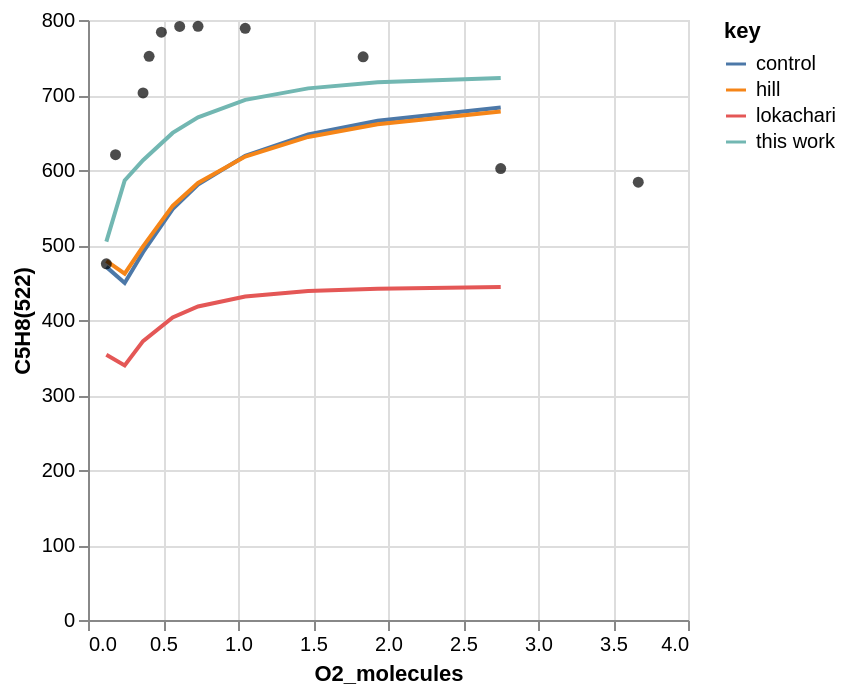
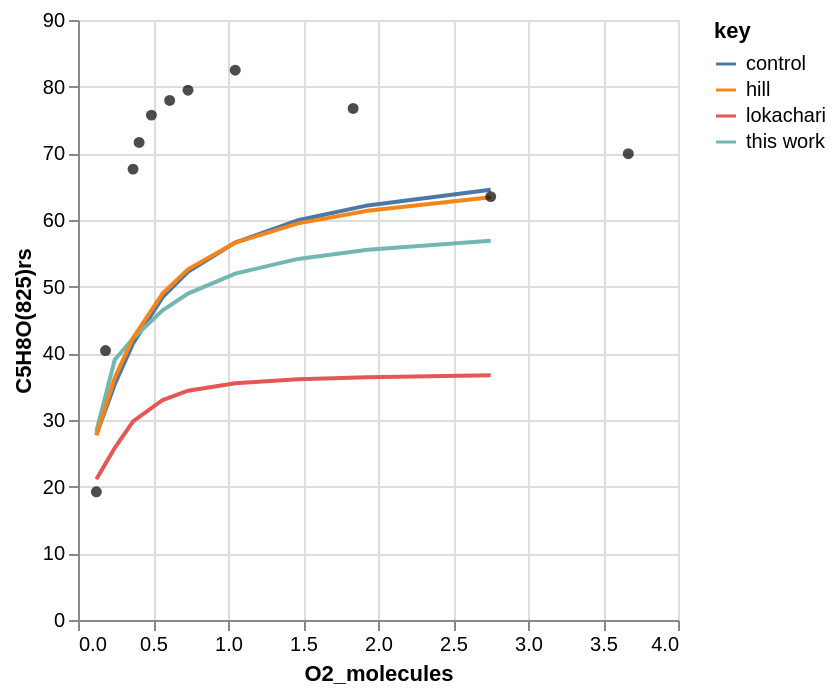
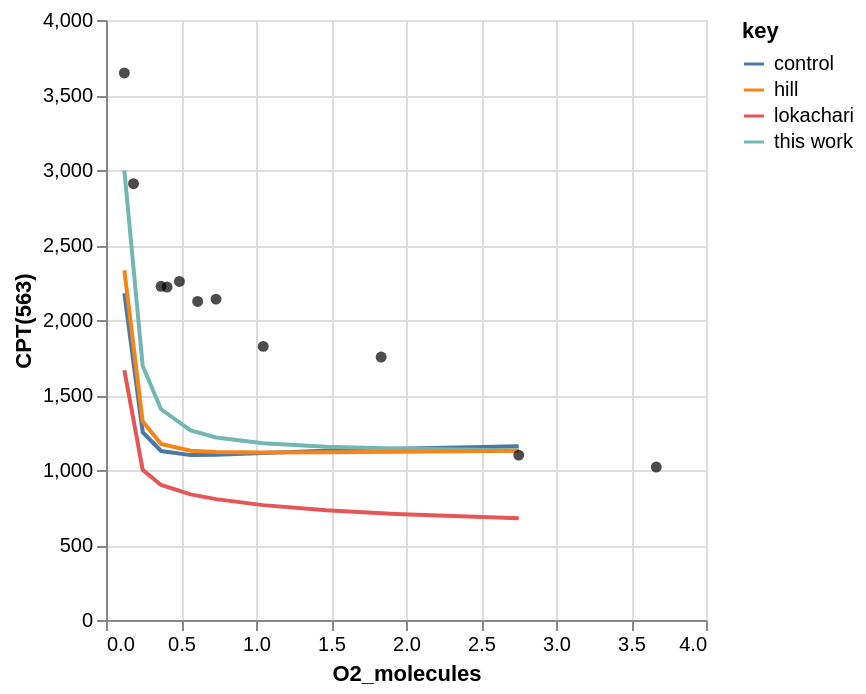
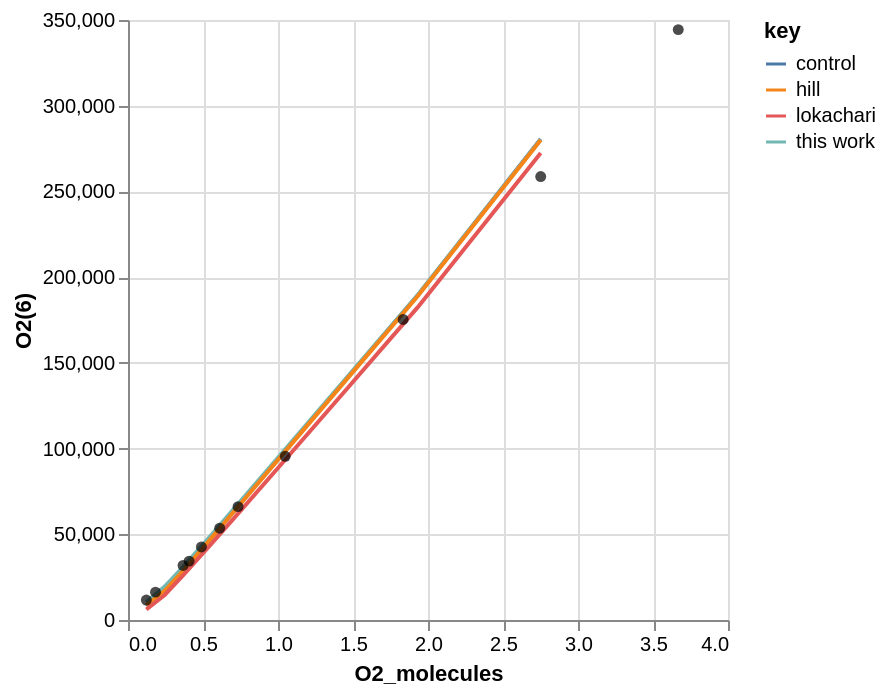

The notebook cell these images were saved under, in order:
### Code cell
# Plot
charts = workflow.plot_simulation(
    tag=tag,
    root_path=root_path,
    x_col="O2_molecules",
    line_source_=["hill", "lokachari"],
    point_source="experiment",
)
for chart in charts:
    chart.show()

### Figure 1 — Vega-Lite specification as saved in the notebook (floating-point values rounded to 4 significant figures)
{"config": {"view": {"continuousWidth": 300, "continuousHeight": 300}}, "layer": [{"data": {"name": "data-a7e45d13346bc51f202dd18ba94b058b"}, "mark": {"type": "line"}, "encoding": {"color": {"field": "key", "type": "nominal"}, "x": {"field": "O2_molecules", "type": "quantitative"}, "y": {"field": "value", "title": "C5H8(522)", "type": "quantitative"}}, "transform": [{"fold": ["control", "this work", "hill", "lokachari"]}]}, {"data": {"name": "data-ffe75d1cbd0aaee013379dd4e82dccaa"}, "mark": {"type": "circle"}, "encoding": {"color": {"value": "black"}, "x": {"field": "O2_molecules", "type": "quantitative"}, "y": {"field": "experiment", "type": "quantitative"}}}], "$schema": "https://vega.github.io/schema/vega-lite/v5.20.1.json", "datasets": {"data-a7e45d13346bc51f202dd18ba94b058b": [{"O2_molecules": 2.751, "control": 683.3, "this work": 722.6, "hill": 677.9, "lokachari": 444.0}, {"O2_molecules": 1.931, "control": 665.6, "this work": 717.0, "hill": 660.9, "lokachari": 441.8}, {"O2_molecules": 1.467, "control": 647.4, "this work": 708.8, "hill": 644.1, "lokachari": 438.7}, {"O2_molecules": 1.048, "control": 618.8, "this work": 693.5, "hill": 617.9, "lokachari": 431.3}, {"O2_molecules": 0.7335, "control": 580.7, "this work": 670.3, "hill": 582.7, "lokachari": 418.0}, {"O2_molecules": 0.5644, "control": 548.0, "this work": 649.5, "hill": 552.1, "lokachari": 403.5}, {"O2_molecules": 0.367, "control": 490.3, "this work": 613.1, "hill": 498.2, "lokachari": 371.9}, {"O2_molecules": 0.2446, "control": 449.3, "this work": 586.1, "hill": 461.7, "lokachari": 339.5}, {"O2_molecules": 0.1223, "control": 470.8, "this work": 504.5, "hill": 478.7, "lokachari": 353.7}], "data-ffe75d1cbd0aaee013379dd4e82dccaa": [{"O2_molecules": 0.1223, "experiment": 475.0}, {"O2_molecules": 0.1835, "experiment": 620.4}, {"O2_molecules": 0.367, "experiment": 702.8}, {"O2_molecules": 0.4074, "experiment": 751.5}, {"O2_molecules": 0.4893, "experiment": 783.7}, {"O2_molecules": 0.6112, "experiment": 791.4}, {"O2_molecules": 0.7335, "experiment": 791.6}, {"O2_molecules": 1.048, "experiment": 788.9}, {"O2_molecules": 1.834, "experiment": 751.0}, {"O2_molecules": 2.751, "experiment": 602.0}, {"O2_molecules": 3.668, "experiment": 583.8}]}}

### Figure 2 — Vega-Lite specification as saved in the notebook (floating-point values rounded to 4 significant figures)
{"config": {"view": {"continuousWidth": 300, "continuousHeight": 300}}, "layer": [{"data": {"name": "data-b3955ceaf61fc99d01d39e9305624d99"}, "mark": {"type": "line"}, "encoding": {"color": {"field": "key", "type": "nominal"}, "x": {"field": "O2_molecules", "type": "quantitative"}, "y": {"field": "value", "title": "C5H8O(825)rs", "type": "quantitative"}}, "transform": [{"fold": ["control", "this work", "hill", "lokachari"]}]}, {"data": {"name": "data-4620143b4c4258af8d76de8a3cbd45bb"}, "mark": {"type": "circle"}, "encoding": {"color": {"value": "black"}, "x": {"field": "O2_molecules", "type": "quantitative"}, "y": {"field": "experiment", "type": "quantitative"}}}], "$schema": "https://vega.github.io/schema/vega-lite/v5.20.1.json", "datasets": {"data-b3955ceaf61fc99d01d39e9305624d99": [{"O2_molecules": 2.751, "control": 64.54, "this work": 56.88, "hill": 63.4, "lokachari": 36.7}, {"O2_molecules": 1.931, "control": 62.19, "this work": 55.53, "hill": 61.4, "lokachari": 36.4}, {"O2_molecules": 1.467, "control": 59.97, "this work": 54.16, "hill": 59.5, "lokachari": 36.1}, {"O2_molecules": 1.048, "control": 56.61, "this work": 51.95, "hill": 56.6, "lokachari": 35.5}, {"O2_molecules": 0.7335, "control": 52.22, "this work": 48.97, "hill": 52.6, "lokachari": 34.4}, {"O2_molecules": 0.5644, "control": 48.44, "this work": 46.45, "hill": 49.0, "lokachari": 33.0}, {"O2_molecules": 0.367, "control": 41.48, "this work": 42.26, "hill": 42.3, "lokachari": 29.8}, {"O2_molecules": 0.2446, "control": 35.32, "this work": 38.99, "hill": 36.3, "lokachari": 25.8}, {"O2_molecules": 0.1223, "control": 27.77, "this work": 28.29, "hill": 27.7, "lokachari": 21.1}], "data-4620143b4c4258af8d76de8a3cbd45bb": [{"O2_molecules": 0.1223, "experiment": 19.23}, {"O2_molecules": 0.1835, "experiment": 40.42}, {"O2_molecules": 0.367, "experiment": 67.63}, {"O2_molecules": 0.4074, "experiment": 71.63}, {"O2_molecules": 0.4893, "experiment": 75.73}, {"O2_molecules": 0.6112, "experiment": 77.94}, {"O2_molecules": 0.7335, "experiment": 79.47}, {"O2_molecules": 1.048, "experiment": 82.48}, {"O2_molecules": 1.834, "experiment": 76.73}, {"O2_molecules": 2.751, "experiment": 63.51}, {"O2_molecules": 3.668, "experiment": 69.95}]}}

### Figure 3 — Vega-Lite specification as saved in the notebook (floating-point values rounded to 4 significant figures)
{"config": {"view": {"continuousWidth": 300, "continuousHeight": 300}}, "layer": [{"data": {"name": "data-762453d6e1875a4afa51e2a4c1f4f4b2"}, "mark": {"type": "line"}, "encoding": {"color": {"field": "key", "type": "nominal"}, "x": {"field": "O2_molecules", "type": "quantitative"}, "y": {"field": "value", "title": "CPT(563)", "type": "quantitative"}}, "transform": [{"fold": ["control", "this work", "hill", "lokachari"]}]}, {"data": {"name": "data-08e571bc1f97dd77034a789e8e2000c6"}, "mark": {"type": "circle"}, "encoding": {"color": {"value": "black"}, "x": {"field": "O2_molecules", "type": "quantitative"}, "y": {"field": "experiment", "type": "quantitative"}}}], "$schema": "https://vega.github.io/schema/vega-lite/v5.20.1.json", "datasets": {"data-762453d6e1875a4afa51e2a4c1f4f4b2": [{"O2_molecules": 2.751, "control": 1158.0, "this work": 1129.0, "hill": 1129.0, "lokachari": 678.2}, {"O2_molecules": 1.931, "control": 1142.0, "this work": 1143.0, "hill": 1122.0, "lokachari": 706.9}, {"O2_molecules": 1.467, "control": 1129.0, "this work": 1156.0, "hill": 1119.0, "lokachari": 731.8}, {"O2_molecules": 1.048, "control": 1114.0, "this work": 1178.0, "hill": 1117.0, "lokachari": 765.8}, {"O2_molecules": 0.7335, "control": 1102.0, "this work": 1217.0, "hill": 1120.0, "lokachari": 805.7}, {"O2_molecules": 0.5644, "control": 1099.0, "this work": 1263.0, "hill": 1129.0, "lokachari": 837.3}, {"O2_molecules": 0.367, "control": 1127.0, "this work": 1405.0, "hill": 1174.0, "lokachari": 900.1}, {"O2_molecules": 0.2446, "control": 1252.0, "this work": 1693.0, "hill": 1324.0, "lokachari": 1001.0}, {"O2_molecules": 0.1223, "control": 2178.0, "this work": 2997.0, "hill": 2332.0, "lokachari": 1666.0}], "data-08e571bc1f97dd77034a789e8e2000c6": [{"O2_molecules": 0.1223, "experiment": 3647.0}, {"O2_molecules": 0.1835, "experiment": 2909.0}, {"O2_molecules": 0.367, "experiment": 2224.0}, {"O2_molecules": 0.4074, "experiment": 2219.0}, {"O2_molecules": 0.4893, "experiment": 2257.0}, {"O2_molecules": 0.6112, "experiment": 2124.0}, {"O2_molecules": 0.7335, "experiment": 2139.0}, {"O2_molecules": 1.048, "experiment": 1824.0}, {"O2_molecules": 1.834, "experiment": 1753.0}, {"O2_molecules": 2.751, "experiment": 1099.0}, {"O2_molecules": 3.668, "experiment": 1020.0}]}}

### Figure 4 — Vega-Lite specification as saved in the notebook (floating-point values rounded to 4 significant figures)
{"config": {"view": {"continuousWidth": 300, "continuousHeight": 300}}, "layer": [{"data": {"name": "data-ab9b0d8afee81436d3909489cf27aa29"}, "mark": {"type": "line"}, "encoding": {"color": {"field": "key", "type": "nominal"}, "x": {"field": "O2_molecules", "type": "quantitative"}, "y": {"field": "value", "title": "O2(6)", "type": "quantitative"}}, "transform": [{"fold": ["control", "this work", "hill", "lokachari"]}]}, {"data": {"name": "data-4b5ee9d9716773ddad330fd138d04289"}, "mark": {"type": "circle"}, "encoding": {"color": {"value": "black"}, "x": {"field": "O2_molecules", "type": "quantitative"}, "y": {"field": "experiment", "type": "quantitative"}}}], "$schema": "https://vega.github.io/schema/vega-lite/v5.20.1.json", "datasets": {"data-ab9b0d8afee81436d3909489cf27aa29": [{"O2_molecules": 2.751, "control": 280500.0, "this work": 280300.0, "hill": 280100.0, "lokachari": 272400.0}, {"O2_molecules": 1.931, "control": 189400.0, "this work": 189500.0, "hill": 188900.0, "lokachari": 182300.0}, {"O2_molecules": 1.467, "control": 141800.0, "this work": 142200.0, "hill": 141400.0, "lokachari": 135600.0}, {"O2_molecules": 1.048, "control": 98750.0, "this work": 99540.0, "hill": 98340.0, "lokachari": 93490.0}, {"O2_molecules": 0.7335, "control": 66310.0, "this work": 67580.0, "hill": 66020.0, "lokachari": 62060.0}, {"O2_molecules": 0.5644, "control": 48820.0, "this work": 50460.0, "hill": 48640.0, "lokachari": 45260.0}, {"O2_molecules": 0.367, "control": 28590.0, "this work": 30870.0, "hill": 28610.0, "lokachari": 25960.0}, {"O2_molecules": 0.2446, "control": 16800.0, "this work": 19500.0, "hill": 17030.0, "lokachari": 14590.0}, {"O2_molecules": 0.1223, "control": 8200.0, "this work": 10280.0, "hill": 8577.0, "lokachari": 6140.0}], "data-4b5ee9d9716773ddad330fd138d04289": [{"O2_molecules": 0.1223, "experiment": 11610.0}, {"O2_molecules": 0.1835, "experiment": 16260.0}, {"O2_molecules": 0.367, "experiment": 31840.0}, {"O2_molecules": 0.4074, "experiment": 34350.0}, {"O2_molecules": 0.4893, "experiment": 42620.0}, {"O2_molecules": 0.6112, "experiment": 53550.0}, {"O2_molecules": 0.7335, "experiment": 66130.0}, {"O2_molecules": 1.048, "experiment": 95480.0}, {"O2_molecules": 1.834, "experiment": 175300.0}, {"O2_molecules": 2.751, "experiment": 258700.0}, {"O2_molecules": 3.668, "experiment": 344400.0}]}}
